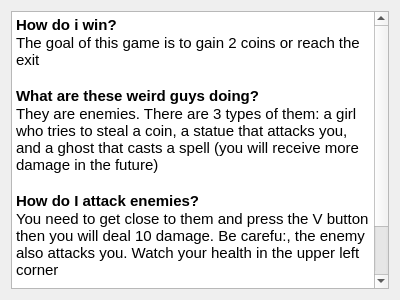
<?xml version="1.0" encoding="UTF-8"?>
<ui version="4.0">
 <class>FAQwindow</class>
 <widget class="QDialog" name="FAQwindow">
  <property name="geometry">
   <rect>
    <x>0</x>
    <y>0</y>
    <width>400</width>
    <height>300</height>
   </rect>
  </property>
  <property name="windowTitle">
   <string>FAQ</string>
  </property>
  <layout class="QGridLayout" name="gridLayout">
   <item row="0" column="0">
    <widget class="QTextBrowser" name="help">
     <property name="html">
      <string>&lt;!DOCTYPE HTML PUBLIC &quot;-//W3C//DTD HTML 4.0//EN&quot; &quot;http://www.w3.org/TR/REC-html40/strict.dtd&quot;&gt;
&lt;html&gt;&lt;head&gt;&lt;meta name=&quot;qrichtext&quot; content=&quot;1&quot; /&gt;&lt;style type=&quot;text/css&quot;&gt;
p, li { white-space: pre-wrap; }
&lt;/style&gt;&lt;/head&gt;&lt;body style=&quot; font-family:'Ubuntu'; font-size:11pt; font-weight:400; font-style:normal;&quot;&gt;
&lt;p style=&quot; margin-top:0px; margin-bottom:0px; margin-left:0px; margin-right:0px; -qt-block-indent:0; text-indent:0px;&quot;&gt;&lt;span style=&quot; font-weight:600;&quot;&gt;How do i win?&lt;/span&gt;&lt;/p&gt;
&lt;p style=&quot; margin-top:0px; margin-bottom:0px; margin-left:0px; margin-right:0px; -qt-block-indent:0; text-indent:0px;&quot;&gt;The goal of this game is to gain 2 coins or reach the exit&lt;/p&gt;
&lt;p style=&quot;-qt-paragraph-type:empty; margin-top:0px; margin-bottom:0px; margin-left:0px; margin-right:0px; -qt-block-indent:0; text-indent:0px;&quot;&gt;&lt;br /&gt;&lt;/p&gt;
&lt;p style=&quot; margin-top:0px; margin-bottom:0px; margin-left:0px; margin-right:0px; -qt-block-indent:0; text-indent:0px;&quot;&gt;&lt;span style=&quot; font-weight:600;&quot;&gt;What are these weird guys doing?&lt;/span&gt;&lt;/p&gt;
&lt;p style=&quot; margin-top:0px; margin-bottom:0px; margin-left:0px; margin-right:0px; -qt-block-indent:0; text-indent:0px;&quot;&gt;They are enemies. There are 3 types of them: a girl who tries to steal a coin, a statue that attacks you, and a ghost that casts a spell (you will receive more damage in the future)&lt;/p&gt;
&lt;p style=&quot;-qt-paragraph-type:empty; margin-top:0px; margin-bottom:0px; margin-left:0px; margin-right:0px; -qt-block-indent:0; text-indent:0px;&quot;&gt;&lt;br /&gt;&lt;/p&gt;
&lt;p style=&quot; margin-top:0px; margin-bottom:0px; margin-left:0px; margin-right:0px; -qt-block-indent:0; text-indent:0px;&quot;&gt;&lt;span style=&quot; font-weight:600;&quot;&gt;How do I attack enemies?&lt;/span&gt;&lt;/p&gt;
&lt;p style=&quot; margin-top:0px; margin-bottom:0px; margin-left:0px; margin-right:0px; -qt-block-indent:0; text-indent:0px;&quot;&gt;You need to get close to them and press the V button then you will deal 10 damage. Be carefu:, the enemy also attacks you. Watch your health in the upper left corner&lt;/p&gt;
&lt;p style=&quot;-qt-paragraph-type:empty; margin-top:0px; margin-bottom:0px; margin-left:0px; margin-right:0px; -qt-block-indent:0; text-indent:0px;&quot;&gt;&lt;br /&gt;&lt;/p&gt;
&lt;p style=&quot; margin-top:0px; margin-bottom:0px; margin-left:0px; margin-right:0px; -qt-block-indent:0; text-indent:0px;&quot;&gt;&lt;span style=&quot; font-weight:600;&quot;&gt;Can I save the progress?&lt;/span&gt;&lt;/p&gt;
&lt;p style=&quot; margin-top:0px; margin-bottom:0px; margin-left:0px; margin-right:0px; -qt-block-indent:0; text-indent:0px;&quot;&gt;Press O for quick save and P for quick load. There are save options in the menu.&lt;/p&gt;&lt;/body&gt;&lt;/html&gt;</string>
     </property>
    </widget>
   </item>
  </layout>
 </widget>
 <resources/>
 <connections/>
</ui>
